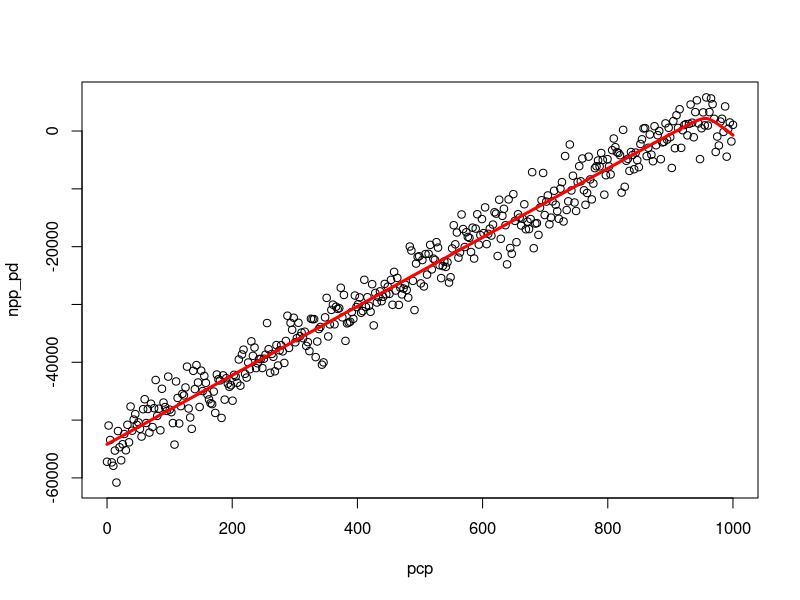
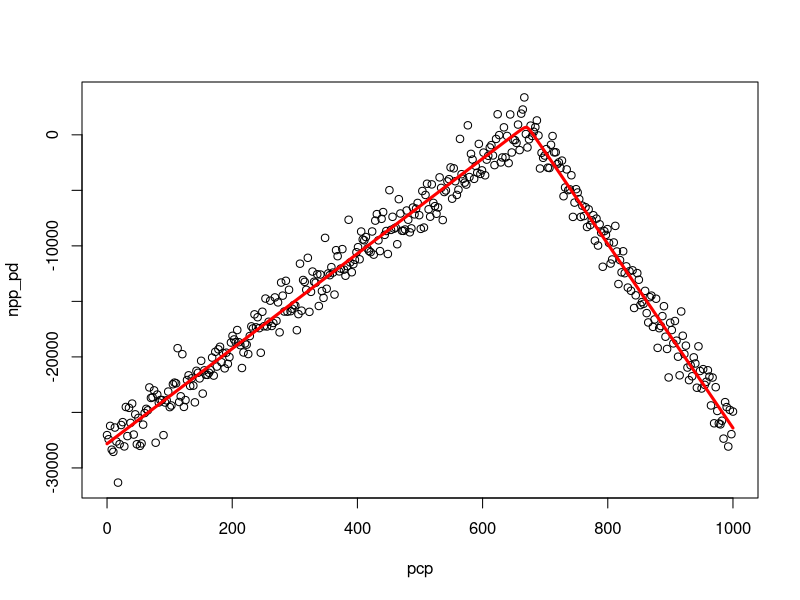
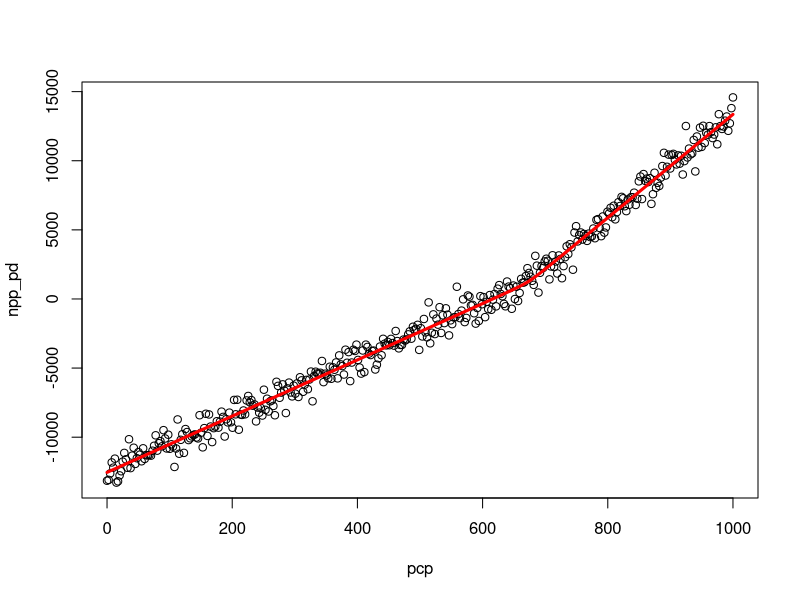

The R script that drew these images, in order:
library(DEoptim)

#==============================================================
##' calculates sum of squares of X.
##'
##' if there are no valid data points, return an arbitrary (and very
##' high) SSE. This is a little bit of a hack - it really ought to
##' return NA in that situation, but it can"t return NA, because the
##' DEoptim implementation of DE requires that the optimized function
##' return a non-NA scalar.
##' @title calculate sum of squares
##' @param x values for which to calculate sum of squares
##' @return sum of squares of x
##' @author Timothy W. Hilton
getSSE <- function(x) {


  if (length(which(!is.na(x))) == 0) return(1e20)
  else return(sum( x^2, na.rm=TRUE))
}

WB_hyperbola <- function(x, theta_1, theta_2, x_0, beta_0, delta)
{
    ## Purpose: implement the rotated hyperbola of Watts & Bacon (1974)
    ##
    ##
    ## from Watts and Bacon (1974):
    ## (i) the dependent variable y is a single valued function of the
    ##     independent variable x
    ## (ii) the left asymptote has slope theta_1
    ## (iii) the right asymptote has slope theta_2
    ## (iv) the asymptotes intersect at the point (x_0, beta_0),
    ## (v) the radius of curvature at x = x_0, is proproportional to a
    ##     quantity delta
    ##
    ## ----------------------------------------------------------------------
    ## Arguments:
    ## ----------------------------------------------------------------------
    ## Author: Timothy W. Hilton, Date: 18 Nov 2016, 13:39

    beta_1 <- (theta_1 + theta_2) / 2.0
    beta_2 <- (theta_2 - theta_1) / 2.0
    y <- beta_0 + beta_1*(x - x_0) + beta_2 * sqrt((x - x_0)^2 + (delta^2)/4)
    return(y)
}

WB_hyperbola_SSE <- function(pars, pcp, npp_obs) {
    ## Purpose: evaluate sum of squared errors (SSE) for WB_hyperbola()
    ## ----------------------------------------------------------------------
    ## Arguments:
    ##    pars: parmeter vector.  in order, [x, theta_1, theta_2, x_0, beta_0]
    ## ----------------------------------------------------------------------
    ## Author: Timothy W. Hilton, Date: 18 Nov 2016, 13:58

    npp_est <- WB_hyperbola(pcp, pars[[1]], pars[[2]], pars[[3]], pars[[4]], pars[[5]])
    res <- npp_obs - npp_est
    sse <- getSSE(res)
    ## cat('SSE:', sse, '\n')
    return(sse)
}

generate_pseudodata <- function(pcp, lower, upper, n) {
    ## generate random hyperbola parameters within specified bounds
    pars <- mapply(function(LB, UB, n){runif(n, LB, UB)},
                   lower, upper, MoreArgs = list(n=n))
    pars <- as.data.frame(t(pars))
    ## generate hyperbola from the random parameters
    data <- lapply(pars, function(pars, pcp){
        WB_hyperbola(pcp,
                     pars[[1]], pars[[2]], pars[[3]],
                     pars[[4]], pars[[5]])
    },
                   pcp=pcp)
    ## add some noise to the psuedodata
    data <- lapply(data, function(x) return(x + rnorm(length(x), sd = max(abs(x)) / 20.0)))
    return(list(pars=pars, data=data))
}

fit_WB_hyperbola<- function(pcp, npp, upper, lower, ctl)
{
    ## Purpose:
    ## ----------------------------------------------------------------------
    ## Arguments:
    ## ----------------------------------------------------------------------
    ## Author: Timothy W. Hilton, Date: 21 Nov 2016, 12:30
    r <- DEoptim(fn=WB_hyperbola_SSE, lower=lower, upper=upper, control=ctl, pcp, npp)
    return(r)
}

plot_pd_fit <- function(pcp, npp_pd, pd_pars, fit)
{
    ## Purpose:
    ## ----------------------------------------------------------------------
    ## Arguments:
    ## ----------------------------------------------------------------------
    ## Author: Timothy W. Hilton, Date: 21 Nov 2016, 12:38
    pars <- fit[['optim']][['bestmem']]
    npp_mod <- WB_hyperbola(pcp, pars[[1]], pars[[2]], pars[[3]], pars[[4]], pars[[5]])
    plot(pcp, npp_pd)
    points(pcp, npp_mod, col='red', type='l', lwd=3)
}


ndata <- 400
pcp <- seq(0, 1000, length.out=ndata)
theta_1 <- 0.4
theta_2 <- 0.3
x_0 <- 500
beta_0 <- 450
delta <- 10
npp_obs <- WB_hyperbola(pcp, theta_1, theta_2, x_0, beta_0, delta) + rnorm(ndata, sd=5)

ctl <- DEoptim.control(itermax=1e3, trace=500, strategy=1)
lower <- c(-100, -100, 0, 0, 1e-10)
upper <- c(100, 100, 1000, 3000, 30)
## r <- DEoptim(fn=WB_hyperbola_SSE, lower=lower, upper=upper, control=ctl, pcp, npp_obs)
## pars <- r[['optim']][['bestmem']]
## npp_mod <- WB_hyperbola(pcp, pars[[1]], pars[[2]], pars[[3]], pars[[4]], pars[[5]])

n_pseudo <- 3
pd <- generate_pseudodata(pcp, lower, upper, n_pseudo)
fits <- lapply(pd[['data']], fit_WB_hyperbola, pcp=pcp, lower=lower, upper=upper, ctl=ctl)
pdf(file='pseudodata.pdf')
for (i in seq(1, n_pseudo)){
    plot_pd_fit(pcp=pcp, npp_pd=pd[['data']][[i]], pd_pars=pd[['pars']][[i]], fit=fits[[i]])
}
dev.off()

## pdf(file='pseudodata.pdf')
## for (i in seq(1, n_pseudo)){
##     plot(pcp, pd[['data']][[i]])
## }
## dev.off()



## SSE_correct <- WB_hyperbola_SSE(list(theta_1, theta_2, x_0, beta_0, delta),
##                                 pcp, npp_obs)
## plot(pcp, npp_obs, xlim=c(-100, 3000), ylim=c(-100, 3000))
## points(pcp, npp_mod, pch='*', col='red')
